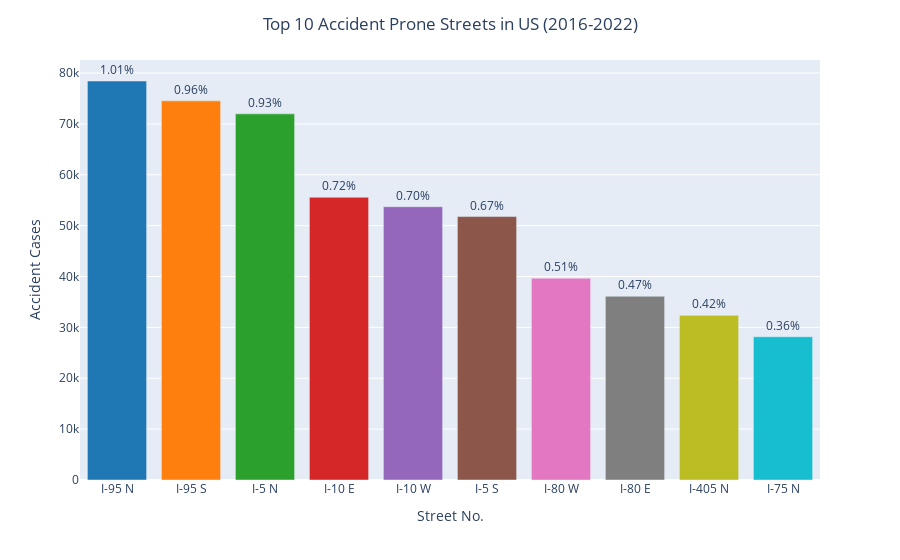

This figure's notebook cell:
### Code cell
total_cases = len(df)

# Calculate the percentage of total cases for each streets
top_10_streets_df['Percentage'] = (top_10_streets_df['Cases'] / total_cases) * 100

# Define custom colors for the bars
custom_colors = ['#1f77b4', '#ff7f0e', '#2ca02c', '#d62728', '#9467bd',
                 '#8c564b', '#e377c2', '#7f7f7f', '#bcbd22', '#17becf']

fig = px.bar(
    top_10_streets_df,
    x='Street No.',
    y='Cases',
    color='Street No.',  
    color_discrete_sequence=custom_colors,  
    text='Percentage',  
    labels={'Percentage': 'Percentage (%)', 'Cases': 'Accident Cases', 'Street No.': 'Street No.'} 
)

# Display percentage as text on top of bars with a specific format
fig.update_traces(texttemplate='%{text:.2f}%', textposition='outside')

fig.update_layout(showlegend=False,
                 title={'text':'Top 10 Accident Prone Streets in US (2016-2022)', 'x':0.5})

fig.show()

### Figure 1 — Plotly figure (JSON) as saved in the notebook; plotly's stock layout.template omitted (floating-point values rounded to 4 significant figures)
{"data": [{"alignmentgroup": "True", "hovertemplate": "Street No.=%{x}<br>Accident Cases=%{y}<br>Percentage (%)=%{text}<extra></extra>", "legendgroup": "I-95 N", "marker": {"color": "#1f77b4", "pattern": {"shape": ""}}, "name": "I-95 N", "offsetgroup": "I-95 N", "orientation": "v", "showlegend": true, "text": [1.015], "textposition": "outside", "texttemplate": "%{text:.2f}%", "type": "bar", "x": ["I-95 N"], "xaxis": "x", "y": [78430], "yaxis": "y"}, {"alignmentgroup": "True", "hovertemplate": "Street No.=%{x}<br>Accident Cases=%{y}<br>Percentage (%)=%{text}<extra></extra>", "legendgroup": "I-95 S", "marker": {"color": "#ff7f0e", "pattern": {"shape": ""}}, "name": "I-95 S", "offsetgroup": "I-95 S", "orientation": "v", "showlegend": true, "text": [0.9643], "textposition": "outside", "texttemplate": "%{text:.2f}%", "type": "bar", "x": ["I-95 S"], "xaxis": "x", "y": [74528], "yaxis": "y"}, {"alignmentgroup": "True", "hovertemplate": "Street No.=%{x}<br>Accident Cases=%{y}<br>Percentage (%)=%{text}<extra></extra>", "legendgroup": "I-5 N", "marker": {"color": "#2ca02c", "pattern": {"shape": ""}}, "name": "I-5 N", "offsetgroup": "I-5 N", "orientation": "v", "showlegend": true, "text": [0.9312], "textposition": "outside", "texttemplate": "%{text:.2f}%", "type": "bar", "x": ["I-5 N"], "xaxis": "x", "y": [71968], "yaxis": "y"}, {"alignmentgroup": "True", "hovertemplate": "Street No.=%{x}<br>Accident Cases=%{y}<br>Percentage (%)=%{text}<extra></extra>", "legendgroup": "I-10 E", "marker": {"color": "#d62728", "pattern": {"shape": ""}}, "name": "I-10 E", "offsetgroup": "I-10 E", "orientation": "v", "showlegend": true, "text": [0.7191], "textposition": "outside", "texttemplate": "%{text:.2f}%", "type": "bar", "x": ["I-10 E"], "xaxis": "x", "y": [55572], "yaxis": "y"}, {"alignmentgroup": "True", "hovertemplate": "Street No.=%{x}<br>Accident Cases=%{y}<br>Percentage (%)=%{text}<extra></extra>", "legendgroup": "I-10 W", "marker": {"color": "#9467bd", "pattern": {"shape": ""}}, "name": "I-10 W", "offsetgroup": "I-10 W", "orientation": "v", "showlegend": true, "text": [0.6952], "textposition": "outside", "texttemplate": "%{text:.2f}%", "type": "bar", "x": ["I-10 W"], "xaxis": "x", "y": [53725], "yaxis": "y"}, {"alignmentgroup": "True", "hovertemplate": "Street No.=%{x}<br>Accident Cases=%{y}<br>Percentage (%)=%{text}<extra></extra>", "legendgroup": "I-5 S", "marker": {"color": "#8c564b", "pattern": {"shape": ""}}, "name": "I-5 S", "offsetgroup": "I-5 S", "orientation": "v", "showlegend": true, "text": [0.67], "textposition": "outside", "texttemplate": "%{text:.2f}%", "type": "bar", "x": ["I-5 S"], "xaxis": "x", "y": [51781], "yaxis": "y"}, {"alignmentgroup": "True", "hovertemplate": "Street No.=%{x}<br>Accident Cases=%{y}<br>Percentage (%)=%{text}<extra></extra>", "legendgroup": "I-80 W", "marker": {"color": "#e377c2", "pattern": {"shape": ""}}, "name": "I-80 W", "offsetgroup": "I-80 W", "orientation": "v", "showlegend": true, "text": [0.5132], "textposition": "outside", "texttemplate": "%{text:.2f}%", "type": "bar", "x": ["I-80 W"], "xaxis": "x", "y": [39662], "yaxis": "y"}, {"alignmentgroup": "True", "hovertemplate": "Street No.=%{x}<br>Accident Cases=%{y}<br>Percentage (%)=%{text}<extra></extra>", "legendgroup": "I-80 E", "marker": {"color": "#7f7f7f", "pattern": {"shape": ""}}, "name": "I-80 E", "offsetgroup": "I-80 E", "orientation": "v", "showlegend": true, "text": [0.4673], "textposition": "outside", "texttemplate": "%{text:.2f}%", "type": "bar", "x": ["I-80 E"], "xaxis": "x", "y": [36113], "yaxis": "y"}, {"alignmentgroup": "True", "hovertemplate": "Street No.=%{x}<br>Accident Cases=%{y}<br>Percentage (%)=%{text}<extra></extra>", "legendgroup": "I-405 N", "marker": {"color": "#bcbd22", "pattern": {"shape": ""}}, "name": "I-405 N", "offsetgroup": "I-405 N", "orientation": "v", "showlegend": true, "text": [0.4188], "textposition": "outside", "texttemplate": "%{text:.2f}%", "type": "bar", "x": ["I-405 N"], "xaxis": "x", "y": [32364], "yaxis": "y"}, {"alignmentgroup": "True", "hovertemplate": "Street No.=%{x}<br>Accident Cases=%{y}<br>Percentage (%)=%{text}<extra></extra>", "legendgroup": "I-75 N", "marker": {"color": "#17becf", "pattern": {"shape": ""}}, "name": "I-75 N", "offsetgroup": "I-75 N", "orientation": "v", "showlegend": true, "text": [0.3644], "textposition": "outside", "texttemplate": "%{text:.2f}%", "type": "bar", "x": ["I-75 N"], "xaxis": "x", "y": [28166], "yaxis": "y"}], "layout": {"barmode": "relative", "legend": {"title": {"text": "Street No."}, "tracegroupgap": 0}, "margin": {"t": 60}, "showlegend": false, "title": {"text": "Top 10 Accident Prone Streets in US (2016-2022)", "x": 0.5}, "xaxis": {"anchor": "y", "categoryarray": ["I-95 N", "I-95 S", "I-5 N", "I-10 E", "I-10 W", "I-5 S", "I-80 W", "I-80 E", "I-405 N", "I-75 N"], "categoryorder": "array", "domain": [0, 1], "title": {"text": "Street No."}}, "yaxis": {"anchor": "x", "domain": [0, 1], "title": {"text": "Accident Cases"}}}}
